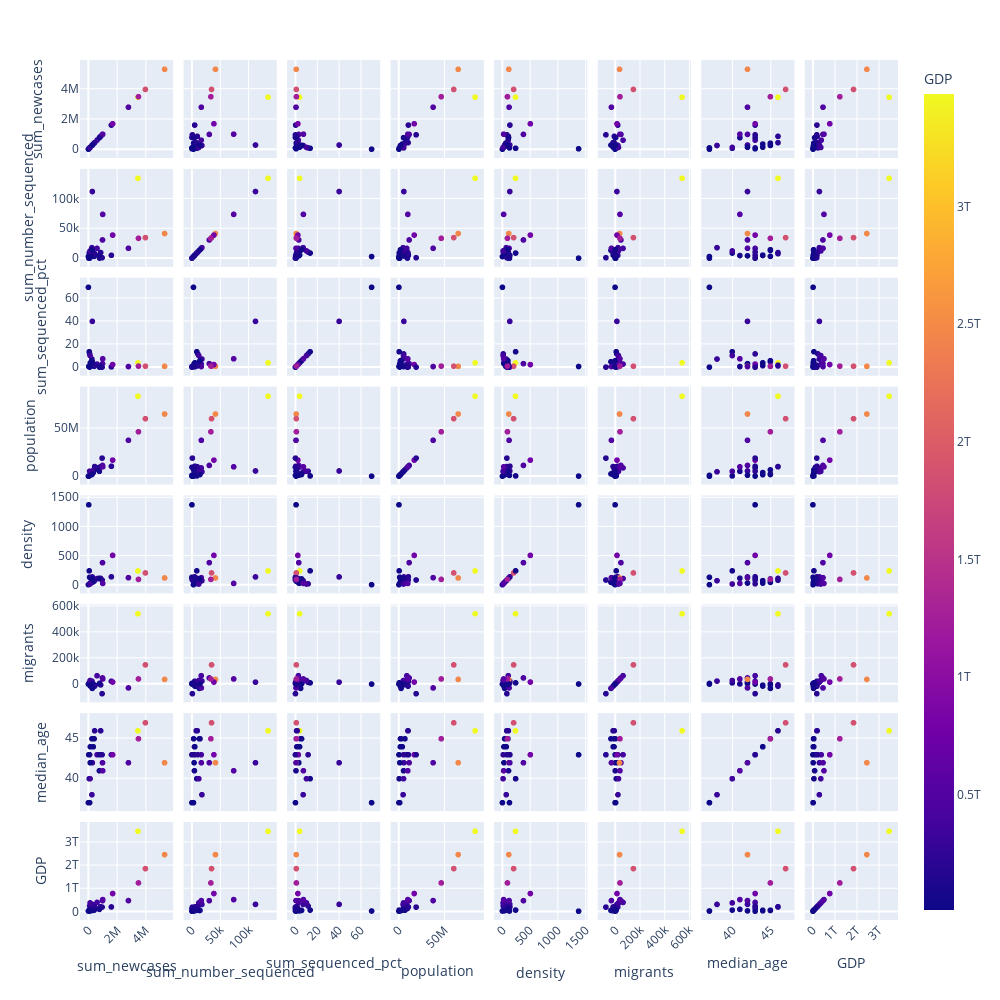

Notebook cell for this chart:
### Code cell
#Creating a more stylish pairplot with plotly (in order to point and click on any point)
import plotly.express as px
fig = px.scatter_matrix(df_lw, dimensions=['sum_newcases','sum_number_sequenced','sum_sequenced_pct','population',
                'density','migrants','median_age','GDP'], color="GDP", hover_name="country")

    
fig.update_layout(
    width=1000,
    height=1000,
    dragmode='select',
    clickmode='event+select',
    hovermode='closest'
)
fig.update_layout({"xaxis"+str(i+1): dict(tickangle = -45) for i in range(8)})
fig.show()

### Figure 1 — Plotly figure (JSON) as saved in the notebook; plotly's stock layout.template omitted (floating-point values rounded to 4 significant figures)
{"data": [{"dimensions": [{"axis": {"matches": true}, "label": "sum_newcases", "values": [605893, 988248, 402910, 345416, 89500, 1606548, 280307, 128682, 90474, 5315654, 3459895, 439868, 784148, 4095, 249490, 3977588, 136483, 275529, 64402, 29609, 1693638, 120931, 2794161, 858936, 959005, 769845, 252936, 3493382, 1002085]}, {"axis": {"matches": true}, "label": "sum_number_sequenced", "values": [16590, 30814, 3175, 4631, 91, 4970, 112485, 4000, 10561, 41698, 134770, 7697, 218, 2864, 17809, 34778, 5294, 13264, 8729, 193, 39017, 12332, 16745, 9594, 925, 4524, 14405, 33631, 73954]}, {"axis": {"matches": true}, "label": "sum_sequenced_pct", "values": [2.738, 3.118, 0.788, 1.341, 0.1017, 0.3094, 40.13, 3.108, 11.67, 0.7844, 3.895, 1.75, 0.0278, 69.94, 7.138, 0.8743, 3.879, 4.814, 13.55, 0.6518, 2.304, 10.2, 0.5993, 1.117, 0.09645, 0.5877, 5.695, 0.9627, 7.38]}, {"axis": {"matches": true}, "label": "population", "values": [9015361, 11598451, 6939018, 4100719, 1208886, 10712481, 5795780, 1326693, 5542237, 65298930, 83830972, 10413936, 9655983, 341628, 4947267, 60446035, 1882408, 2715340, 627704, 441750, 17141544, 5428594, 37839255, 10191409, 19214608, 5460109, 2078989, 46757980, 10110233]}, {"axis": {"matches": true}, "label": "density", "values": [109, 383, 64, 73, 131, 139, 137, 31, 18, 119, 240, 81, 107, 3, 72, 206, 30, 43, 242, 1380, 508, 15, 124, 111, 84, 114, 103, 94, 25]}, {"axis": {"matches": true}, "label": "migrants", "values": [65000, 48000, -4800, -8001, 5000, 22011, 15200, 3911, 14000, 36527, 543822, -16000, 6000, 380, 23604, 148943, -14837, -32780, 9741, 900, 16000, 28000, -29395, -6000, -73999, 1485, 2000, 40000, 40000]}, {"axis": {"matches": true}, "label": "median_age", "values": [43, 42, 45, 44, 37, 43, 42, 42, 43, 42, 46, 46, 43, 37, 38, 47, 44, 45, 40, 43, 43, 40, 42, 46, 43, 41, 45, 45, 41]}, {"axis": {"matches": true}, "label": "GDP", "values": [390800000000.0, 468000000000.0, 53240000000.0, 50710000000.0, 20050000000.0, 195300000000.0, 306900000000.0, 23340000000.0, 238500000000.0, 2465000000000.0, 3478000000000.0, 192700000000.0, 125800000000.0, 20050000000.0, 304800000000.0, 1859000000000.0, 27570000000.0, 42740000000.0, 58630000000.0, 11000000000.0, 777200000000.0, 371100000000.0, 471400000000.0, 204800000000.0, 187600000000.0, 89770000000.0, 44710000000.0, 1237000000000.0, 514500000000.0]}], "hovertemplate": "<b>%{hovertext}</b><br><br>%{xaxis.title.text}=%{x}<br>%{yaxis.title.text}=%{y}<br>GDP=%{marker.color}<extra></extra>", "hovertext": ["Austria", "Belgium", "Bulgaria", "Croatia", "Cyprus", "Czechia", "Denmark", "Estonia", "Finland", "France", "Germany", "Greece", "Hungary", "Iceland", "Ireland", "Italy", "Latvia", "Lithuania", "Luxembourg", "Malta", "Netherlands", "Norway", "Poland", "Portugal", "Romania", "Slovakia", "Slovenia", "Spain", "Sweden"], "legendgroup": "", "marker": {"color": [390800000000.0, 468000000000.0, 53240000000.0, 50710000000.0, 20050000000.0, 195300000000.0, 306900000000.0, 23340000000.0, 238500000000.0, 2465000000000.0, 3478000000000.0, 192700000000.0, 125800000000.0, 20050000000.0, 304800000000.0, 1859000000000.0, 27570000000.0, 42740000000.0, 58630000000.0, 11000000000.0, 777200000000.0, 371100000000.0, 471400000000.0, 204800000000.0, 187600000000.0, 89770000000.0, 44710000000.0, 1237000000000.0, 514500000000.0], "coloraxis": "coloraxis", "symbol": "circle"}, "name": "", "showlegend": false, "type": "splom"}], "layout": {"clickmode": "event+select", "coloraxis": {"colorbar": {"title": {"text": "GDP"}}, "colorscale": [[0, "#0d0887"], [0.1111, "#46039f"], [0.2222, "#7201a8"], [0.3333, "#9c179e"], [0.4444, "#bd3786"], [0.5556, "#d8576b"], [0.6667, "#ed7953"], [0.7778, "#fb9f3a"], [0.8889, "#fdca26"], [1, "#f0f921"]]}, "dragmode": "select", "height": 1000, "hovermode": "closest", "legend": {"tracegroupgap": 0}, "margin": {"t": 60}, "width": 1000, "xaxis": {"tickangle": -45}, "xaxis2": {"tickangle": -45}, "xaxis3": {"tickangle": -45}, "xaxis4": {"tickangle": -45}, "xaxis5": {"tickangle": -45}, "xaxis6": {"tickangle": -45}, "xaxis7": {"tickangle": -45}, "xaxis8": {"tickangle": -45}}}
